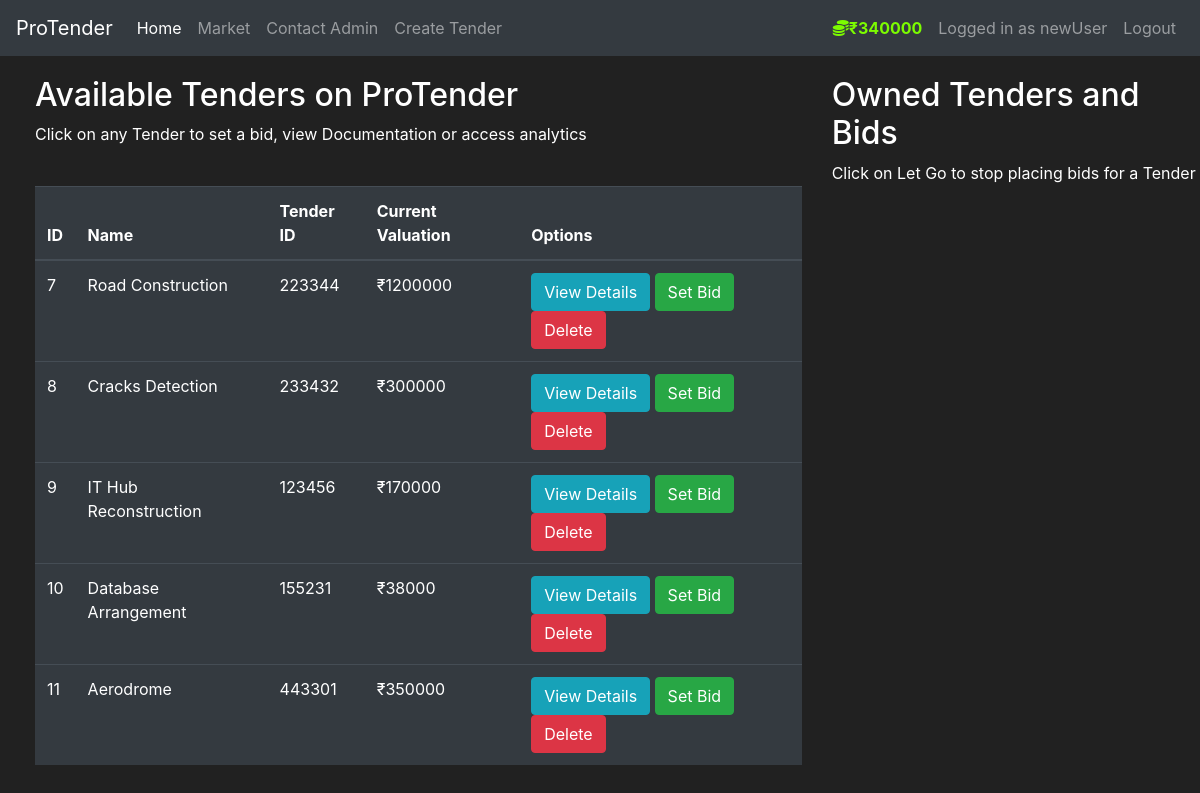
The page /market/ (signed in) on the database its author committed.
### tms/models.py (models this page shows, shortened)
class User(db.Model,UserMixin):
    id = db.Column(db.Integer(), primary_key=True)
    username = db.Column(db.String(length=30), nullable=False, unique=True)
    email_address = db.Column(db.String(length=50), nullable=False, unique=True)
    password_hash = db.Column(db.String(length=60), nullable=False)
    budget = db.Column(db.Integer(), nullable=False, default=1000000)
    owned_items = db.relationship('Item', backref='owned_user', lazy=True)
    bids = db.relationship('Bid', backref='bidder', lazy=True)
    @property
    def password(self):
        return self.password

class Item(db.Model):
    id=db.Column(db.Integer(),primary_key=True)
    name=db.Column(db.String(length=60),nullable=False,unique=True)
    price=db.Column(db.Integer(),nullable=False)
    tid=db.Column(db.String(length=12),nullable=False,unique=True)
    desc=db.Column(db.String(length=2000),nullable=False,unique=True)
    owner=db.Column(db.Integer(),db.ForeignKey('user.id'))
    bids = db.relationship('Bid', backref='tender', lazy=True)
    closing_date = db.Column(db.DateTime)

### tms/routes.py (the view, shortened to what this page needs)
@app.route('/market/', methods=['GET', 'POST'])
@login_required
def market_page():
    bid_form = SetBidForm()
    sell_form = SellTenderForm()
    if request.method=='GET':
        items = Item.query.all()
        owned_items=Item.query.filter_by(owner=current_user.id)
    return render_template('market.html', bid_form=bid_form, sell_form=sell_form, items=items)

### tms/models.py (called while the page is built)
@login_manager.user_loader
def load_user(user_id):
    return User.query.get(int(user_id))

### tms/templates/market.html (shortened to what this page needs)
{% extends 'base.html' %} {% block title %} Market Page {% endblock %} {%block
navlink%}
<li class="nav-item">
  <a
    class="nav-link"
    data-toggle="modal"
    style="cursor: pointer"
    data-target="#Modal-TenderCreate"
    >Create Tender</a
  >
</li>
{%endblock%}
{%block leftnavlink%}
<li class="nav-item">
  <a class="nav-link" href="#"
  data-toggle="modal"
  data-target="#Modal-SetBudget"
  style="color: lawngreen; font-weight: bold">
    <i class="fas fa-coins"></i>₹{{ current_user.budget }}
  </a>
</li>
{%endblock%}
{% block content %}
<div class="row" style="margin-top: 20px; margin-left: 20px">
  <div class="col-8">
    <h2>Available Tenders on ProTender</h2>
    <p>
      Click on any Tender to set a bid, view Documentation or access analytics
    </p>
    <br />
    <table class="table table-hover table-dark">
      <thead>
        <tr>
          <th scope="col">ID</th>
          <th scope="col">Name</th>
          <th scope="col">Tender ID</th>
          <th scope="col">Current Valuation</th>
          <th scope="col">Options</th>
        </tr>
      </thead>
      <tbody>
        {% for item in items %} {% include 'components/items_modals.html' %}
        <tr>
          <td>{{ item.id }}</td>
          <td>{{ item.name }}</td>
          <td>{{ item.tid }}</td>
          <td>₹{{ item.price }}</td>
          <td>
            <button
              class="btn btn-outline btn-info"
              data-toggle="modal"
              data-target="#Modal-MoreInfo-{{item.id}}"
            >
              View Details
            </button>
            <button
              class="btn btn-outline btn-success"
              data-toggle="modal"
              data-target="#Modal-PurchaseConfirm-{{item.id}}"
            >
              Set Bid
            </button>
            <button
              class="btn btn-outline btn-danger"
              onclick="deleteTender('{{item.id}}')"
            >
              Delete
            </button>
          </td>
        </tr>
        {% endfor %}
      </tbody>
    </table>
  </div>
  <div class="col-4">
    <h2>Owned Tenders and Bids</h2>
    <p>Click on Let Go to stop placing bids for a Tender</p>
    <br />
  </div>
</div>
{% endblock %}

### tms/templates/base.html (shortened to what this page needs)
<!DOCTYPE html>
<html lang="en">
  <head>
    <link
      rel="stylesheet"
      href="https://cdn.jsdelivr.net/npm/bootstrap@4.5.3/dist/css/bootstrap.min.css"
    />
  </head>
  <body>
    <nav class="navbar navbar-expand-md navbar-dark bg-dark">
      <a class="navbar-brand" href="#">ProTender</a>
      <div class="collapse navbar-collapse" id="navbarNav">
        <ul class="navbar-nav mr-auto">
          <li class="nav-item active">
            <a class="nav-link" href="{{ url_for('home_page') }}"
              >Home <span class="sr-only">(current)</span></a
            >
          </li>
          <li class="nav-item">
            <a class="nav-link" href="{{ url_for('market_page') }}">Market</a>
          </li>
          <li class="nav-item">
            <a class="nav-link" href="{{ url_for('contact_page') }}">Contact Admin</a>
          </li>
          {%block navlink%}{%endblock%}
        </ul>
        {% if current_user.is_authenticated %}
        <ul class="navbar-nav">
          {%block leftnavlink%}{%endblock%}
          <li class="nav-item">
            <a class="nav-link">Logged in as {{ current_user.username }}</a>
          </li>
          <li class="nav-item">
            <a class="nav-link" href="{{ url_for('logout_page') }}">Logout</a>
          </li>
        </ul>
        {% endif %}
      </div>
    </nav>
    {% block content %} {% endblock %}
  </body>
</html>

### tms/templates/base.html (style rules this page uses)
body { background-color: #212121; color: white; }

### rows shown on the page
User: budget "340000", username "newUser"
Item: id "7", name "Road Construction", tid "223344", price "1200000"
Item: id "8", name "Cracks Detection", tid "233432", price "300000"
Item: id "9", name "IT Hub Reconstruction", tid "123456", price "170000"
Item: id "10", name "Database Arrangement", tid "155231", price "38000"
Item: id "11", name "Aerodrome", tid "443301", price "350000"
